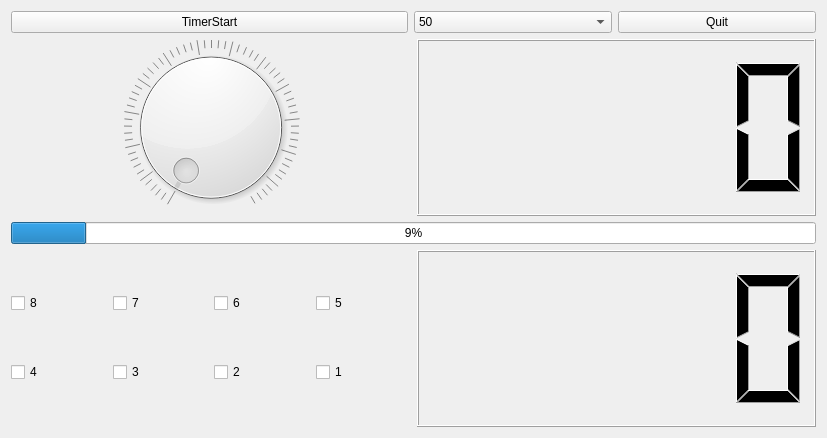
<?xml version="1.0" encoding="UTF-8"?>
<ui version="4.0">
 <class>Widget</class>
 <widget class="QWidget" name="Widget">
  <property name="geometry">
   <rect>
    <x>0</x>
    <y>0</y>
    <width>827</width>
    <height>438</height>
   </rect>
  </property>
  <property name="windowTitle">
   <string>Widget</string>
  </property>
  <layout class="QVBoxLayout" name="verticalLayout" stretch="1,4,1,4">
   <item>
    <layout class="QHBoxLayout" name="horizontalLayout" stretch="2,1,1">
     <item>
      <widget class="QPushButton" name="pBtimerStart">
       <property name="text">
        <string>TimerStart</string>
       </property>
      </widget>
     </item>
     <item>
      <widget class="QComboBox" name="pCBtimerValue">
       <item>
        <property name="text">
         <string>50</string>
        </property>
       </item>
       <item>
        <property name="text">
         <string>100</string>
        </property>
       </item>
       <item>
        <property name="text">
         <string>200</string>
        </property>
       </item>
       <item>
        <property name="text">
         <string>500</string>
        </property>
       </item>
       <item>
        <property name="text">
         <string>1000</string>
        </property>
       </item>
       <item>
        <property name="text">
         <string>2000</string>
        </property>
       </item>
      </widget>
     </item>
     <item>
      <widget class="QPushButton" name="pBQuit">
       <property name="text">
        <string>Quit</string>
       </property>
      </widget>
     </item>
    </layout>
   </item>
   <item>
    <layout class="QHBoxLayout" name="horizontalLayout_2">
     <item>
      <widget class="QDial" name="pDialLed">
       <property name="maximum">
        <number>255</number>
       </property>
       <property name="notchesVisible">
        <bool>true</bool>
       </property>
      </widget>
     </item>
     <item>
      <widget class="QLCDNumber" name="pLcdNumberLed">
       <property name="mode">
        <enum>QLCDNumber::Mode::Hex</enum>
       </property>
      </widget>
     </item>
    </layout>
   </item>
   <item>
    <layout class="QHBoxLayout" name="horizontalLayout_3">
     <item>
      <widget class="QProgressBar" name="pProgressBarLed">
       <property name="maximum">
        <number>255</number>
       </property>
       <property name="value">
        <number>24</number>
       </property>
      </widget>
     </item>
    </layout>
   </item>
   <item>
    <layout class="QHBoxLayout" name="horizontalLayout_4">
     <item>
      <layout class="QGridLayout" name="gridLayout">
       <item row="3" column="2">
        <widget class="QCheckBox" name="pCBKey8">
         <property name="text">
          <string>8</string>
         </property>
        </widget>
       </item>
       <item row="3" column="6">
        <widget class="QCheckBox" name="pCBKey5">
         <property name="text">
          <string>5</string>
         </property>
        </widget>
       </item>
       <item row="3" column="4">
        <widget class="QCheckBox" name="pCBKey6">
         <property name="text">
          <string>6</string>
         </property>
        </widget>
       </item>
       <item row="4" column="2">
        <widget class="QCheckBox" name="pCBKey4">
         <property name="text">
          <string>4</string>
         </property>
        </widget>
       </item>
       <item row="4" column="3">
        <widget class="QCheckBox" name="pCBKey3">
         <property name="text">
          <string>3</string>
         </property>
        </widget>
       </item>
       <item row="4" column="6">
        <widget class="QCheckBox" name="pCBKey1">
         <property name="text">
          <string>1</string>
         </property>
        </widget>
       </item>
       <item row="4" column="4">
        <widget class="QCheckBox" name="pCBKey2">
         <property name="text">
          <string>2</string>
         </property>
        </widget>
       </item>
       <item row="3" column="3">
        <widget class="QCheckBox" name="pCBKey7">
         <property name="text">
          <string>7</string>
         </property>
        </widget>
       </item>
      </layout>
     </item>
     <item>
      <widget class="QLCDNumber" name="pLcdNumberKey">
       <property name="mode">
        <enum>QLCDNumber::Mode::Hex</enum>
       </property>
      </widget>
     </item>
    </layout>
   </item>
  </layout>
 </widget>
 <resources/>
 <connections>
  <connection>
   <sender>pDialLed</sender>
   <signal>valueChanged(int)</signal>
   <receiver>pLcdNumberLed</receiver>
   <slot>display(int)</slot>
   <hints>
    <hint type="sourcelabel">
     <x>109</x>
     <y>156</y>
    </hint>
    <hint type="destinationlabel">
     <x>179</x>
     <y>156</y>
    </hint>
   </hints>
  </connection>
  <connection>
   <sender>pDialLed</sender>
   <signal>valueChanged(int)</signal>
   <receiver>pProgressBarLed</receiver>
   <slot>setValue(int)</slot>
   <hints>
    <hint type="sourcelabel">
     <x>109</x>
     <y>156</y>
    </hint>
    <hint type="destinationlabel">
     <x>105</x>
     <y>202</y>
    </hint>
   </hints>
  </connection>
 </connections>
</ui>
